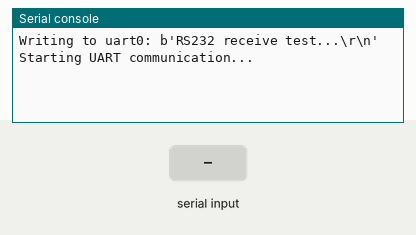
A program run on a simulated Raspberry Pi Pico running MicroPython. Shown: the last lines printed to the serial console. Inputs (shaded band) come from the test bench. The clock reads 2024-03-15 10:24:30 at power-on unless the program sets it. At 11.1 s the program stops and its outputs stay as they are.

Above: at 1.3 s.
1.4 s: "1\n" received over the second serial link
At 2.1 s:
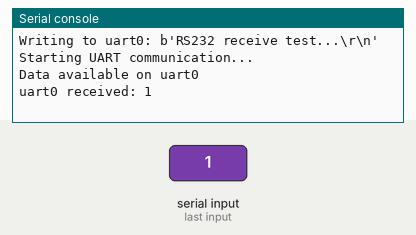
3.1 s: "0\n" received over the second serial link
At 4.3 s:
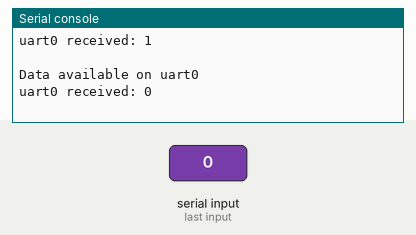
4.6 s: "2\n" received over the second serial link
At 5.7 s:
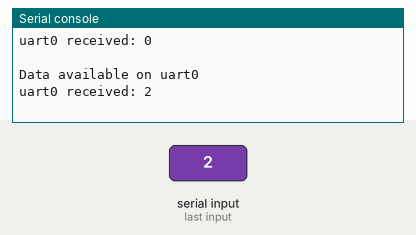

Measured:
- after the input at 1.4 s, the serial console: prints a new line after 0.20 s (image 1)
- after the input at 3.1 s, the serial console: prints a new line at once (image 2)
- after the input at 4.6 s, the serial console: prints a new line at once (image 3)

The program:

tx_rx_connected_debug_test.py
```python
# connect the TX and RX pins of the Pico to test the UART communication
import time

from machine import UART, Pin

# Initialize UART interface
uart0 = UART(0, baudrate=9600, tx=Pin(0), rx=Pin(1))

# Data to be sent
txData = b"RS232 receive test...\r\n"
print(f"Writing to uart0: {txData}")
uart0.write(txData)
time.sleep(0.1)

timeout = 10  # Timeout in seconds
start_time = time.time()

print("Starting UART communication...")

while True:
    current_time = time.time()
    if current_time - start_time > timeout:
        print("Timeout exceeded. Exiting...")
        break

    # Check for data on uart0
    if uart0.any() > 0:
        print("Data available on uart0")
    while uart0.any() > 0:  # Channel 0 is spontaneous and self-collecting
        rxData0 = uart0.read()
        if rxData0:
            decoded_data = rxData0.decode("utf-8")
            print(f"uart0 received: {decoded_data}")
            uart0.write("{}".format(decoded_data))
            if uart0.any() == 0:
                uart0.write("\r\n")

    time.sleep(0.5)  # Add a small delay to avoid busy-waiting
```
